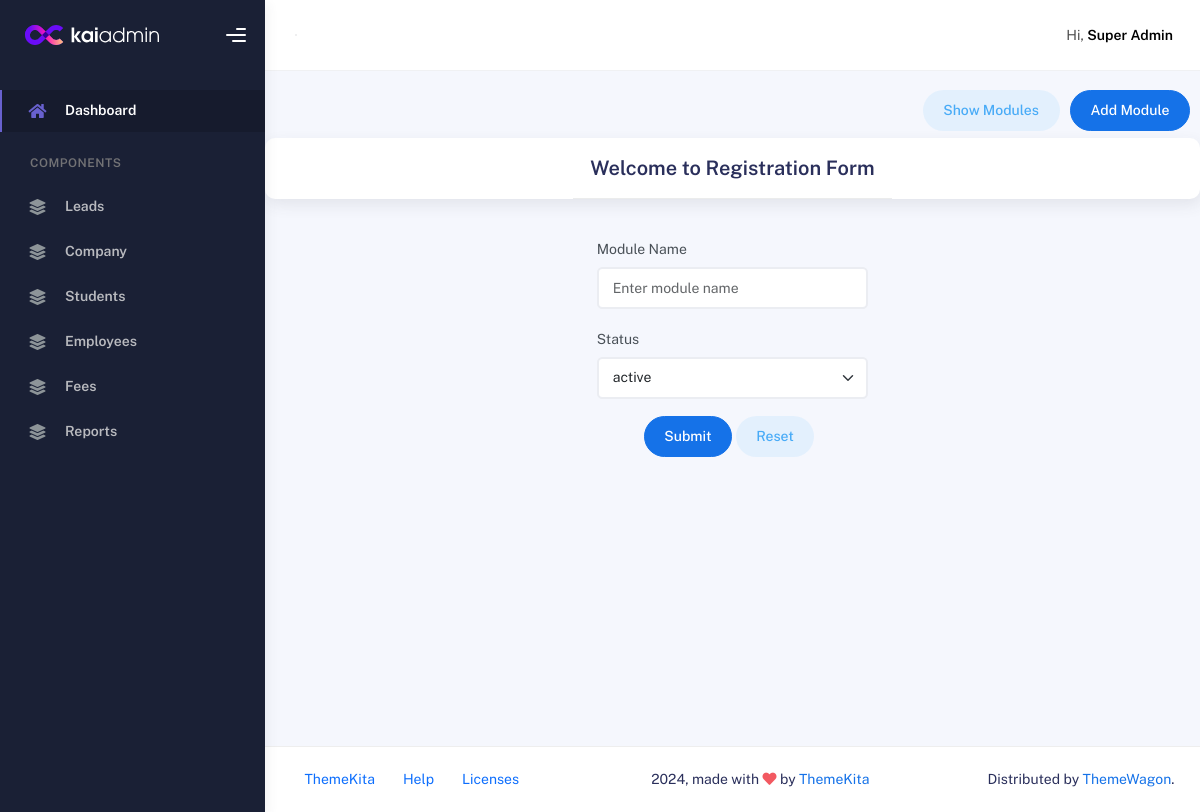
/super-admin/register-module/, run on the app's committed database.
### super_admin_app/models.py (models this page shows, shortened)
class Module(models.Model):
    name = models.CharField(max_length=100)
    status = models.CharField(max_length=20)
    created_by = models.CharField(max_length=50, default="super admin")
    created_at = models.DateTimeField(auto_now_add=True)

### super_admin_app/views.py (the view, shortened to what this page needs)
# urls.py: path('register-module/', views.Register_Module.as_view()),
class Register_Module(View):
    def get(self, request):
        modules = Module.objects.all()
        return render(request,'SuperAdmin/add_modules.html',{'modules': modules})

### templates/SuperAdmin/add_modules.html (shortened to what this page needs)
{% extends "SuperAdmin/modules.html" %}
{% load static %}
{% block addmodule %}
<div class="card">
    <div class="d-flex justify-content-center">
        <div class="card-header">
            <div class="card-title">Welcome to Registration Form</div>
        </div>
    </div>
</div>
<form action="/super-admin/register-module/" method="post">
    <div class="row justify-content-center">
        <div class="col-md-6 col-lg-4">
            <div class="form-group">
                <label for="cname">Module Name</label>
                <input type="text" class="form-control" id="module" name="module" placeholder="Enter module name" />
            </div>
            <div class="form-group">
                <label for="cname">Status</label>
                <select class="form-select form-control" id="cname" name="status">
                    <option value="active">active</option>
                </select>
            </div>
        </div>
        <div class="d-flex justify-content-center mt-2 mb-3">
            <div class="card-action">
                <button type="submit" class="btn btn-primary btn-round">Submit</button>
                <button type="reset" class="btn btn-label-info btn-round me-2">Reset</button>
            </div>
        </div>
    </div>
</form>
{% endblock addmodule %}

### templates/SuperAdmin/index.html (shortened to what this page needs)
{% load static %}
<!DOCTYPE html>
<html lang="en">
<head>
    <link rel="stylesheet" href="{% static 'assets/css/bootstrap.min.css' %}" />
    <link rel="stylesheet" href="{% static 'assets/css/plugins.min.css' %}" />
    <link rel="stylesheet" href="{% static 'assets/css/kaiadmin.min.css' %}" />
    <link rel="stylesheet" href="{% static 'assets/css/demo.css' %}" />
</head>
<body>
    <div class="wrapper">
        <div class="sidebar" data-background-color="dark">
            <div class="sidebar-logo">
                <div class="logo-header" data-background-color="dark">
                    <a href="index.html" class="logo">
                        <img src="{% static 'assets/img/kaiadmin/logo_light.svg' %}" alt="navbar brand"
                            class="navbar-brand" height="20" />
                    </a>
                    <div class="nav-toggle">
                        <button class="btn btn-toggle toggle-sidebar">
                            <i class="gg-menu-right"></i>
                        </button>
                    </div>
                </div>
            </div>
            <div class="sidebar-wrapper scrollbar scrollbar-inner">
                <div class="sidebar-content">
                    <ul class="nav nav-secondary">
                        <li class="nav-item active">
                            <a href="/super-admin/" aria-expanded="false">
                                <i class="fas fa-home"></i>
                                <p>Dashboard</p>
                            </a>
                        </li>
                        <li class="nav-section">
                            <h4 class="text-section">Components</h4>
                        </li>
                        {% for mod in modules %}
                        <li class="nav-item">
                            <a href="/super-admin/modules/{{ mod.id }}/">
                                <i class="fas fa-layer-group"></i>
                                <p>{{mod.name|title}}</p>
                            </a>
                        </li>
                        {% endfor %}
                    </ul>
                </div>
            </div>
        </div>
        <div class="main-panel">
            <div class="main-header">
                <nav class="navbar navbar-header navbar-header-transparent navbar-expand-lg border-bottom">
                    <div class="container-fluid">
                        <nav
                            class="navbar navbar-header-left navbar-expand-lg navbar-form nav-search p-0 d-none d-lg-flex">
                            <div class="input-group">
                            </div>
                        </nav>
                        <ul class="navbar-nav topbar-nav ms-md-auto align-items-center">
                            <li class="nav-item topbar-user ">
                                <a class="profile-pic" href="#" aria-expanded="false">
                                    <span class="profile-username">
                                        <span class="op-7">Hi,</span>
                                        <span class="fw-bold">Super Admin</span>
                                    </span>
                                </a>
                            </li>
                        </ul>
                    </div>
                </nav>
            </div>
            <div class="container">
                {% block main %}
                {% endblock main %}
            </div>
            <footer class="footer">
                <div class="container-fluid d-flex justify-content-between">
                    <nav class="pull-left">
                        <ul class="nav">
                            <li class="nav-item">
                                <a class="nav-link" href="http://www.themekita.com">
                                    ThemeKita
                                </a>
                            </li>
                            <li class="nav-item">
                                <a class="nav-link" href="#"> Help </a>
                            </li>
                            <li class="nav-item">
                                <a class="nav-link" href="#"> Licenses </a>
                            </li>
                        </ul>
                    </nav>
                    <div class="copyright">
                        2024, made with <i class="fa fa-heart heart text-danger"></i> by
                        <a href="http://www.themekita.com">ThemeKita</a>
                    </div>
                    <div>
                        Distributed by
                        <a target="_blank" href="https://themewagon.com/">ThemeWagon</a>.
                    </div>
                </div>
            </footer>
        </div>
    </div>
</body>
</html>

### data on the page
Module: name "Leads"
Module: name "Company"
Module: name "Students"
Module: name "Employees"
Module: name "Fees"
Module: name "Reports"
